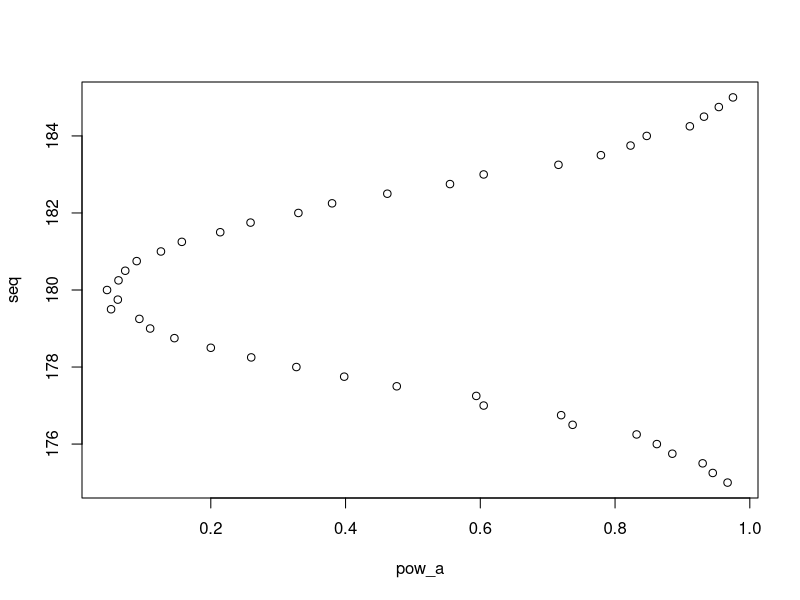
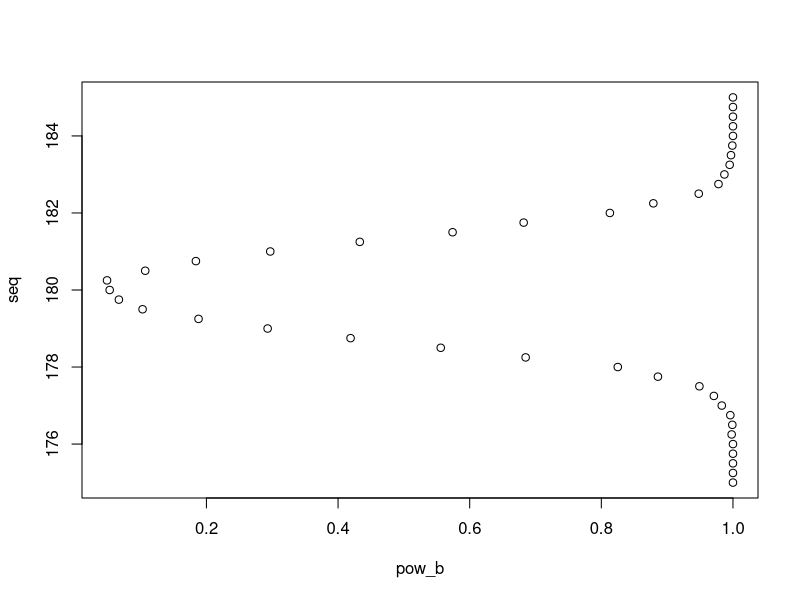
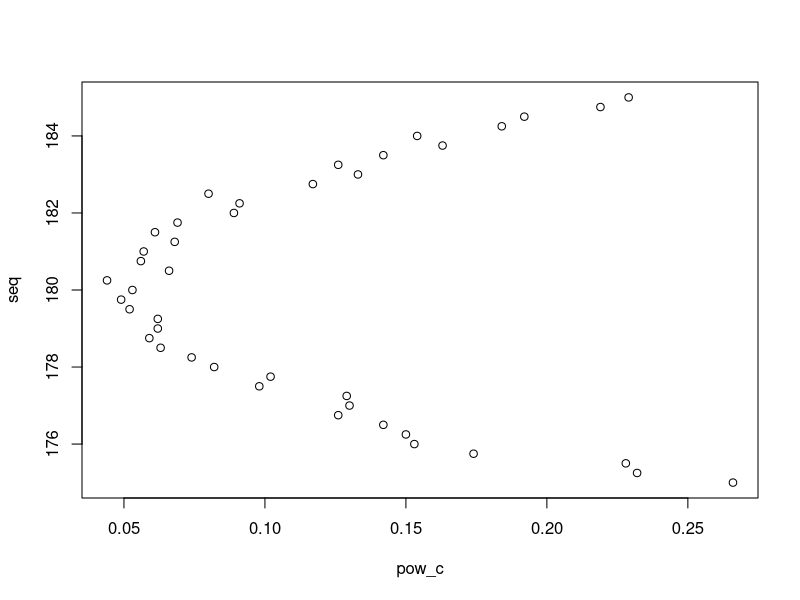

Write R code to recreate these figures, in order.
# Title     : TODO
# Objective : TODO
# Created by: drasgo
# Created on: 16/02/21

p.value=function(n,m,mu,nu,sd,B=1000){
  p=numeric(B) # p will be an array of realized p-values
  for (b in 1:B) {x=rnorm(n,mu,sd); y=rnorm(m,nu,sd)
  p[b]=t.test(x,y,var.equal=TRUE)[[3]]}
  return(p)}


get_power=function(n,m,mu,sd,B, sequence){
  power = numeric(length(sequence))
  
  for (index in 1:length(sequence)){
    nu_val <- sequence[index]
    p <- numeric(B)
    
    for (b in 1:B) {
      x<-rnorm(n,mu,sd);
      y<-rnorm(m,nu_val,sd)
      p[b] <- t.test(x,y,var.equal=TRUE)[[3]]
    }
    
    power[index] <- mean(p.value(n, m, mu, nu_val, sd, B)<0.05)
  }
  return(power)
}

par(mfrow=c(1,1))

"A"
n <- 30
m <- 30
mu <- 180
sd <- 5
B <- 1000
seq <-seq(175, 185, by=0.25)

pow_a = get_power(n,m,mu,sd,B, seq)
plot(pow_a, seq)
"hist(power)
qqnorm(power)"

"B"
n <- 100
m <- 100

pow_b = get_power(n,m,mu,sd,B,seq)
plot(pow_b, seq)

"C"
n<-30
m<-30
sd<-15

pow_c = get_power(n,m,mu,sd,B,seq)
plot(pow_c, seq)

